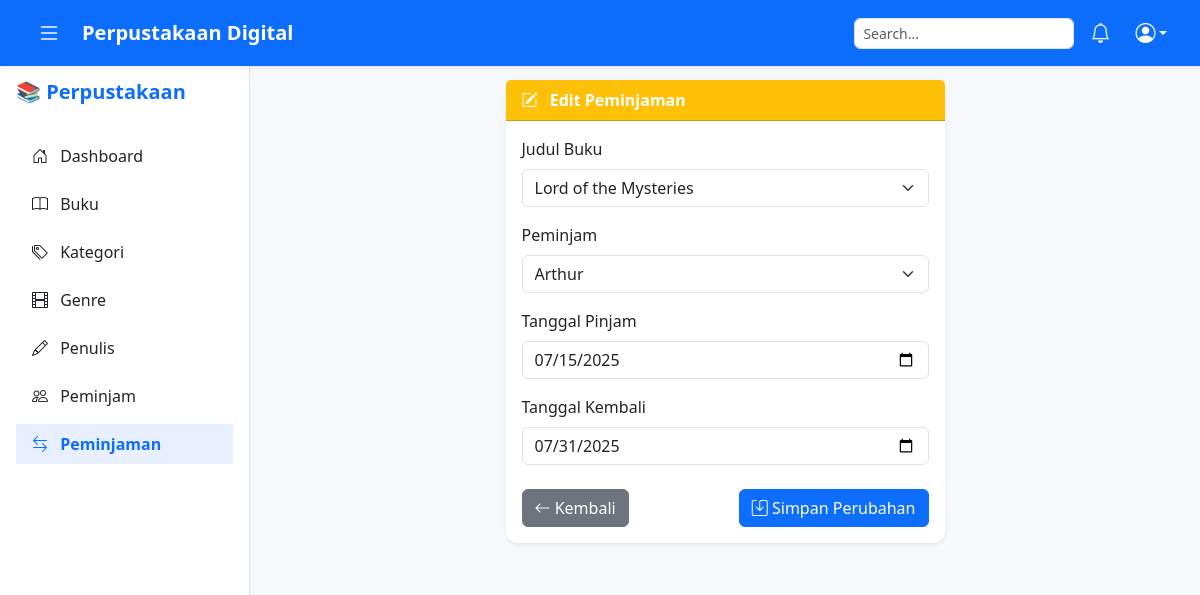
Screenshot of /pages/edit_peminjaman.php?id=2 (signed in) with the database file from the repository.
### tables this page shows
CREATE TABLE `tb_peminjaman` (
  `id_peminjaman` int(11) NOT NULL,
  `id_buku` int(11) DEFAULT NULL,
  `id_peminjam` int(11) DEFAULT NULL,
  `tanggal_pinjam` date DEFAULT NULL,
  `tanggal_kembali` date DEFAULT NULL,
  `status` enum('Dipinjam','Dikembalikan','Terlambat') DEFAULT 'Dipinjam'
);

CREATE TABLE `tb_buku` (
  `id_buku` int(11) NOT NULL,
  `judul_buku` varchar(200) NOT NULL,
  `tahun_terbit` year(4) DEFAULT NULL,
  `id_kategori` int(11) DEFAULT NULL,
  `id_penulis` int(11) DEFAULT NULL
);

CREATE TABLE `tb_peminjam` (
  `id_peminjam` int(11) NOT NULL,
  `nama_peminjam` varchar(100) NOT NULL,
  `no_hp` varchar(20) DEFAULT NULL,
  `alamat` text DEFAULT NULL
);

### pages/edit_peminjaman.php (the view, shortened to what this page needs)
<?php
include '../config/koneksi.php';
include '../componen/header.php';
include '../componen/sidebar.php';
$id = $_GET['id'];
$data = mysqli_query($conn, "SELECT * FROM tb_peminjaman WHERE id_peminjaman = '$id'");
$peminjaman = mysqli_fetch_assoc($data);
$buku = mysqli_query($conn, "SELECT * FROM tb_buku");
$peminjam = mysqli_query($conn, "SELECT * FROM tb_peminjam");
?>
<main class="main-content" style="margin-left: 250px; padding-top: 80px; background-color: #f6f9fc;">
    <div class="container-fluid px-4">
        <div class="row justify-content-center">
            <div class="col-lg-6">
                <div class="card border-0 shadow-sm mb-4">
                    <div class="card-header bg-warning text-white fw-semibold">
                        <i class="bi bi-pencil-square me-2"></i> Edit Peminjaman
                    </div>
                    <div class="card-body">
                        <form method="POST" action="../proses/peminjaman_proses.php">
                            <div class="mb-3">
                                <label class="form-label">Judul Buku</label>
                                <select name="id_buku" class="form-select" required>
                                    <?php while ($b = mysqli_fetch_array($buku)) { ?>
                                        <option value="<?= $b['id_buku']; ?>" <?= ($b['id_buku'] == $peminjaman['id_buku']) ? 'selected' : '' ?>>
                                            <?= $b['judul_buku']; ?>
                                        </option>
                                    <?php } ?>
                                </select>
                            </div>
                            <div class="mb-3">
                                <label class="form-label">Peminjam</label>
                                <select name="id_peminjam" class="form-select" required>
                                    <?php while ($p = mysqli_fetch_array($peminjam)) { ?>
                                        <option value="<?= $p['id_peminjam']; ?>" <?= ($p['id_peminjam'] == $peminjaman['id_peminjam']) ? 'selected' : '' ?>>
                                            <?= $p['nama_peminjam']; ?>
                                        </option>
                                    <?php } ?>
                                </select>
                            </div>
                            <div class="mb-3">
                                <label class="form-label">Tanggal Pinjam</label>
                                <input type="date" name="tanggal_pinjam" class="form-control" value="<?= $peminjaman['tanggal_pinjam']; ?>" required>
                            </div>
                            <div class="mb-4">
                                <label class="form-label">Tanggal Kembali</label>
                                <input type="date" name="tanggal_kembali" class="form-control" value="<?= $peminjaman['tanggal_kembali']; ?>" required>
                            </div>
                            <div class="d-flex justify-content-between">
                                <a href="peminjaman.php" class="btn btn-secondary">
                                    <i class="bi bi-arrow-left"></i> Kembali
                                </a>
                                <button type="submit" name="edit" class="btn btn-primary">
                                    <i class="bi bi-save"></i> Simpan Perubahan
                                </button>
                            </div>
                        </form>
                    </div>
                </div>
            </div>
        </div>
    </div>
</main>
<?php include '../componen/footer.php'; ?>

### assets/css/style.css (style rules this page uses)
body { background-color: #f6f9fc; font-family: "Segoe UI", sans-serif; overflow-x: hidden; }
.card { border-radius: 12px; }

### rows the page displays
tb_peminjaman: id_buku "Lord of the Mysteries", id_peminjam "Arthur", tanggal_pinjam "07/15/2025", tanggal_kembali "07/31/2025"
